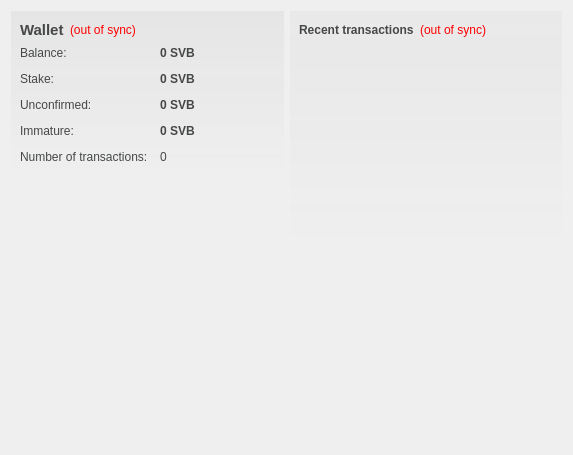
<?xml version="1.0" encoding="UTF-8"?>
<ui version="4.0">
 <class>OverviewPage</class>
 <widget class="QWidget" name="OverviewPage">
  <property name="geometry">
   <rect>
    <x>0</x>
    <y>0</y>
    <width>573</width>
    <height>455</height>
   </rect>
  </property>
  <property name="windowTitle">
   <string>Form</string>
  </property>
  <property name="styleSheet">
   <string notr="true">#OverviewPage { color: #464747; }</string>
  </property>
  <layout class="QHBoxLayout" name="horizontalLayout" stretch="1,1">
   <item>
    <layout class="QVBoxLayout" name="verticalLayout_2">
     <item>
      <widget class="QFrame" name="frame">
       <property name="styleSheet">
        <string notr="true">#frame { background-color: qlineargradient(spread:pad, x1:0, y1:0, x2:0, y2:1, stop:0 rgba(70,71,71,15), stop:1.0 rgba(70,71,71,0)); }</string>
       </property>
       <layout class="QVBoxLayout" name="verticalLayout_4">
        <item>
         <layout class="QHBoxLayout" name="horizontalLayout_4">
          <item>
           <widget class="QLabel" name="label_5">
            <property name="font">
             <font>
              <pointsize>11</pointsize>
              <weight>75</weight>
              <bold>true</bold>
             </font>
            </property>
            <property name="styleSheet">
             <string notr="true">color: #464747;</string>
            </property>
            <property name="text">
             <string>Wallet</string>
            </property>
           </widget>
          </item>
          <item>
           <widget class="QLabel" name="labelWalletStatus">
            <property name="toolTip">
             <string>The displayed information may be out of date. Your wallet automatically synchronizes with the SilverBullet network after a connection is established, but this process has not completed yet.</string>
            </property>
            <property name="styleSheet">
             <string notr="true">QLabel { color: red; }</string>
            </property>
            <property name="text">
             <string notr="true">(out of sync)</string>
            </property>
            <property name="alignment">
             <set>Qt::AlignLeading|Qt::AlignLeft|Qt::AlignVCenter</set>
            </property>
           </widget>
          </item>
          <item>
           <spacer name="horizontalSpacer_2">
            <property name="orientation">
             <enum>Qt::Horizontal</enum>
            </property>
            <property name="sizeHint" stdset="0">
             <size>
              <width>40</width>
              <height>20</height>
             </size>
            </property>
           </spacer>
          </item>
         </layout>
        </item>
        <item>
         <layout class="QFormLayout" name="formLayout_2">
          <property name="fieldGrowthPolicy">
           <enum>QFormLayout::AllNonFixedFieldsGrow</enum>
          </property>
          <property name="horizontalSpacing">
           <number>12</number>
          </property>
          <property name="verticalSpacing">
           <number>12</number>
          </property>
          <item row="0" column="0">
           <widget class="QLabel" name="label">
            <property name="styleSheet">
             <string notr="true">color: #464747;</string>
            </property>
            <property name="text">
             <string>Balance:</string>
            </property>
           </widget>
          </item>
          <item row="0" column="1">
           <widget class="QLabel" name="labelBalance">
            <property name="font">
             <font>
              <weight>75</weight>
              <bold>true</bold>
             </font>
            </property>
            <property name="cursor">
             <cursorShape>IBeamCursor</cursorShape>
            </property>
            <property name="toolTip">
             <string>Your current balance</string>
            </property>
            <property name="styleSheet">
             <string notr="true">color: #464747;</string>
            </property>
            <property name="text">
             <string notr="true">0 SVB</string>
            </property>
            <property name="textInteractionFlags">
             <set>Qt::LinksAccessibleByMouse|Qt::TextSelectableByKeyboard|Qt::TextSelectableByMouse</set>
            </property>
           </widget>
          </item>
          <item row="1" column="0">
           <widget class="QLabel" name="label_6">
            <property name="styleSheet">
             <string notr="true">color: #464747;</string>
            </property>
            <property name="text">
             <string>Stake:</string>
            </property>
           </widget>
          </item>
          <item row="1" column="1">
           <widget class="QLabel" name="labelStake">
            <property name="font">
             <font>
              <weight>75</weight>
              <bold>true</bold>
             </font>
            </property>
            <property name="cursor">
             <cursorShape>IBeamCursor</cursorShape>
            </property>
            <property name="toolTip">
             <string>Total of coins that was staked, and do not yet count toward the current balance</string>
            </property>
            <property name="styleSheet">
             <string notr="true">color: #464747;</string>
            </property>
            <property name="text">
             <string notr="true">0 SVB</string>
            </property>
            <property name="textInteractionFlags">
             <set>Qt::LinksAccessibleByMouse|Qt::TextSelectableByKeyboard|Qt::TextSelectableByMouse</set>
            </property>
           </widget>
          </item>
          <item row="2" column="0">
           <widget class="QLabel" name="label_3">
            <property name="styleSheet">
             <string notr="true">color: #464747;</string>
            </property>
            <property name="text">
             <string>Unconfirmed:</string>
            </property>
           </widget>
          </item>
          <item row="2" column="1">
           <widget class="QLabel" name="labelUnconfirmed">
            <property name="font">
             <font>
              <weight>75</weight>
              <bold>true</bold>
             </font>
            </property>
            <property name="cursor">
             <cursorShape>IBeamCursor</cursorShape>
            </property>
            <property name="toolTip">
             <string>Total of transactions that have yet to be confirmed, and do not yet count toward the current balance</string>
            </property>
            <property name="styleSheet">
             <string notr="true">color: #464747;</string>
            </property>
            <property name="text">
             <string notr="true">0 SVB</string>
            </property>
            <property name="textInteractionFlags">
             <set>Qt::LinksAccessibleByMouse|Qt::TextSelectableByKeyboard|Qt::TextSelectableByMouse</set>
            </property>
           </widget>
          </item>
          <item row="3" column="0">
           <widget class="QLabel" name="labelImmatureText">
            <property name="styleSheet">
             <string notr="true">color: #464747;</string>
            </property>
            <property name="text">
             <string>Immature:</string>
            </property>
           </widget>
          </item>
          <item row="3" column="1">
           <widget class="QLabel" name="labelImmature">
            <property name="font">
             <font>
              <weight>75</weight>
              <bold>true</bold>
             </font>
            </property>
            <property name="toolTip">
             <string>Mined balance that has not yet matured</string>
            </property>
            <property name="styleSheet">
             <string notr="true">color: #464747;</string>
            </property>
            <property name="text">
             <string notr="true">0 SVB</string>
            </property>
            <property name="textInteractionFlags">
             <set>Qt::LinksAccessibleByMouse|Qt::TextSelectableByKeyboard|Qt::TextSelectableByMouse</set>
            </property>
           </widget>
          </item>
          <item row="4" column="0">
           <widget class="QLabel" name="label_2">
            <property name="styleSheet">
             <string notr="true">color: #464747;</string>
            </property>
            <property name="text">
             <string>Number of transactions:</string>
            </property>
           </widget>
          </item>
          <item row="4" column="1">
           <widget class="QLabel" name="labelNumTransactions">
            <property name="toolTip">
             <string>Total number of transactions in wallet</string>
            </property>
            <property name="styleSheet">
             <string notr="true">color: #464747;</string>
            </property>
            <property name="text">
             <string notr="true">0</string>
            </property>
           </widget>
          </item>
         </layout>
        </item>
       </layout>
      </widget>
     </item>
     <item>
      <spacer name="verticalSpacer">
       <property name="orientation">
        <enum>Qt::Vertical</enum>
       </property>
       <property name="sizeHint" stdset="0">
        <size>
         <width>20</width>
         <height>40</height>
        </size>
       </property>
      </spacer>
     </item>
     <item>
      <widget class="QLabel" name="label_6">
       <property name="text">
        <string/>
       </property>
       <property name="pixmap">
        <pixmap resource="../bitcoin.qrc">:/images/backg</pixmap>
       </property>
       <property name="scaledContents">
        <bool>false</bool>
       </property>
       <property name="alignment">
        <set>Qt::AlignCenter</set>
       </property>
       <property name="margin">
        <number>-2</number>
       </property>
      </widget>
     </item>
    </layout>
   </item>
   <item>
    <layout class="QVBoxLayout" name="verticalLayout_3">
     <item>
      <widget class="QFrame" name="frame_2">
       <property name="styleSheet">
        <string notr="true">#frame_2 { background-color: qlineargradient(spread:pad, x1:0, y1:0, x2:0, y2:1, stop:0 rgba(70,71,71,10), stop:1.0 rgba(70,71,71,0)); }</string>
       </property>
       <layout class="QVBoxLayout" name="verticalLayout">
        <item>
         <layout class="QHBoxLayout" name="horizontalLayout_2">
          <item>
           <widget class="QLabel" name="label_4">
            <property name="styleSheet">
             <string notr="true">color: #464747;</string>
            </property>
            <property name="text">
             <string>&lt;b&gt;Recent transactions&lt;/b&gt;</string>
            </property>
           </widget>
          </item>
          <item>
           <widget class="QLabel" name="labelTransactionsStatus">
            <property name="toolTip">
             <string>The displayed information may be out of date. Your wallet automatically synchronizes with the SilverBullet network after a connection is established, but this process has not completed yet.</string>
            </property>
            <property name="styleSheet">
             <string notr="true">QLabel { color: red; }</string>
            </property>
            <property name="text">
             <string notr="true">(out of sync)</string>
            </property>
            <property name="alignment">
             <set>Qt::AlignRight|Qt::AlignTrailing|Qt::AlignVCenter</set>
            </property>
           </widget>
          </item>
          <item>
           <spacer name="horizontalSpacer">
            <property name="orientation">
             <enum>Qt::Horizontal</enum>
            </property>
            <property name="sizeHint" stdset="0">
             <size>
              <width>40</width>
              <height>20</height>
             </size>
            </property>
           </spacer>
          </item>
         </layout>
        </item>
        <item>
         <widget class="QListView" name="listTransactions">
          <property name="styleSheet">
           <string notr="true">QListView { background: transparent; }</string>
          </property>
          <property name="frameShape">
           <enum>QFrame::NoFrame</enum>
          </property>
          <property name="verticalScrollBarPolicy">
           <enum>Qt::ScrollBarAlwaysOff</enum>
          </property>
          <property name="horizontalScrollBarPolicy">
           <enum>Qt::ScrollBarAlwaysOff</enum>
          </property>
          <property name="selectionMode">
           <enum>QAbstractItemView::NoSelection</enum>
          </property>
         </widget>
        </item>
       </layout>
      </widget>
     </item>
     <item>
      <spacer name="verticalSpacer_2">
       <property name="orientation">
        <enum>Qt::Vertical</enum>
       </property>
       <property name="sizeHint" stdset="0">
        <size>
         <width>20</width>
         <height>40</height>
        </size>
       </property>
      </spacer>
     </item>
    </layout>
   </item>
  </layout>
 </widget>
 <resources>
  <include location="../bitcoin.qrc"/>
 </resources>
 <connections/>
</ui>
